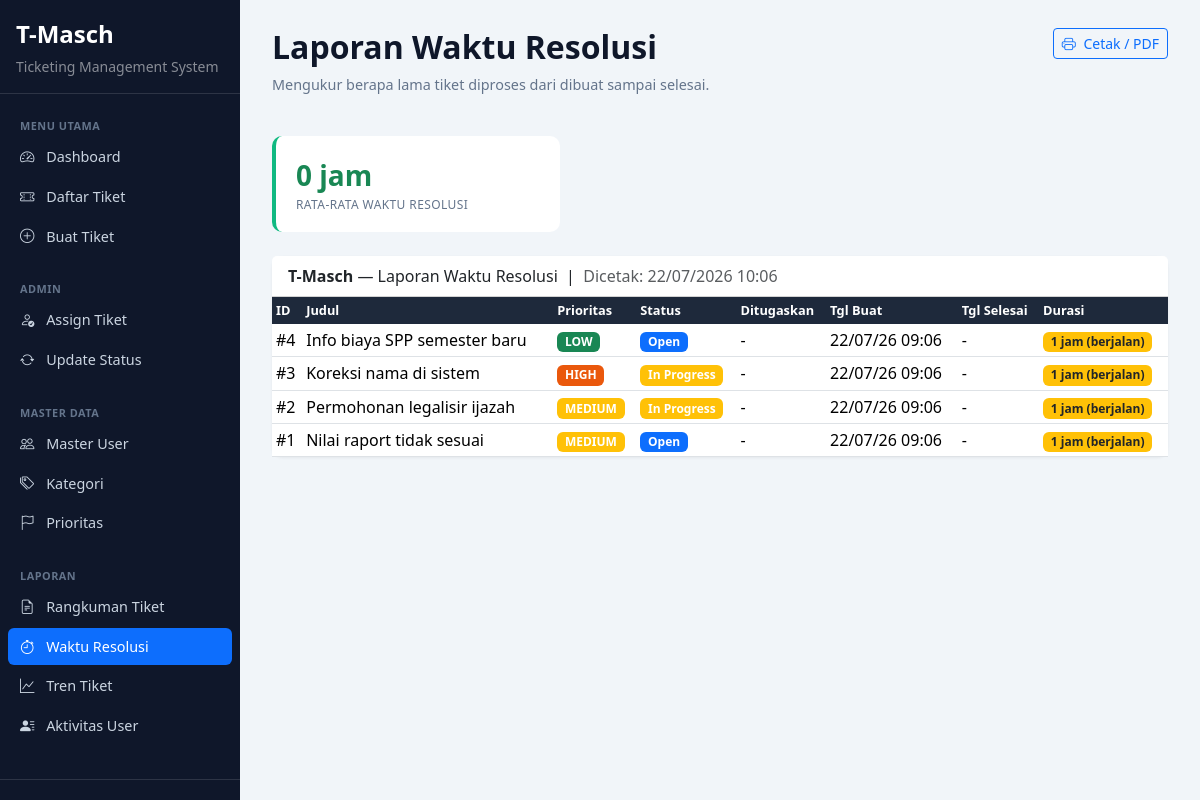
Page /reports/resolution.php (signed in) on the committed database.
### tables this page shows
CREATE TABLE IF NOT EXISTS tickets (
    id              INT PRIMARY KEY AUTO_INCREMENT,
    title           VARCHAR(200) NOT NULL,
    description     TEXT,
    category_id     INT NOT NULL,
    priority_id     INT,
    status_id       INT NOT NULL DEFAULT 1,
    created_by      INT NOT NULL,
    assigned_to     INT,
    resolution_note TEXT,
    created_at      DATETIME DEFAULT CURRENT_TIMESTAMP,
    resolved_at     DATETIME NULL,
    FOREIGN KEY (category_id) REFERENCES categories(id),
    FOREIGN KEY (priority_id) REFERENCES priorities(id),
    FOREIGN KEY (status_id)   REFERENCES statuses(id),
    FOREIGN KEY (created_by)  REFERENCES users(id),
    FOREIGN KEY (assigned_to) REFERENCES users(id)
);

CREATE TABLE IF NOT EXISTS priorities (
    id   INT PRIMARY KEY AUTO_INCREMENT,
    name VARCHAR(20) NOT NULL
);

CREATE TABLE IF NOT EXISTS statuses (
    id   INT PRIMARY KEY AUTO_INCREMENT,
    name VARCHAR(20) NOT NULL
);

### reports/resolution.php (the view, shortened to what this page needs)
<?php
require_once __DIR__ . '/../includes/auth.php';
require_once __DIR__ . '/../config/db.php';
$sql = "SELECT t.id, t.title, p.name AS prioritas, s.name AS status,
               COALESCE(ab.full_name,'-') AS ditugaskan,
               t.created_at, t.resolved_at,
               TIMESTAMPDIFF(HOUR, t.created_at, COALESCE(t.resolved_at, NOW())) AS jam_berjalan
        FROM tickets t
        LEFT JOIN priorities p ON t.priority_id = p.id
        JOIN statuses s ON t.status_id = s.id
        LEFT JOIN users ab ON t.assigned_to = ab.id
        ORDER BY t.id DESC";
$tickets = $conn->query($sql);
$avgRes = $conn->query(
    "SELECT AVG(TIMESTAMPDIFF(HOUR, created_at, resolved_at)) avg_hours
     FROM tickets WHERE resolved_at IS NOT NULL"
)->fetch_assoc()['avg_hours'];
$avgRes = $avgRes !== null ? round($avgRes, 1) : 0;
require_once __DIR__ . '/../includes/header.php';
?>
<div class="page-header d-flex justify-content-between align-items-start no-print">
    <div>
        <h2>Laporan Waktu Resolusi</h2>
        <p>Mengukur berapa lama tiket diproses dari dibuat sampai selesai.</p>
    </div>
    <button onclick="window.print()" class="btn btn-sm btn-outline-primary">
        <i class="bi bi-printer me-1"></i> Cetak / PDF
    </button>
</div>
<div class="row g-3 mb-4 no-print">
    <div class="col-md-4">
        <div class="kpi-card" style="border-left-color:#10b981">
            <div class="kpi-value text-success"><?= $avgRes ?> jam</div>
            <div class="kpi-label">Rata-rata Waktu Resolusi</div>
        </div>
    </div>
</div>
<div class="card">
    <div class="card-header bg-white">
        <strong>T-Masch</strong> — Laporan Waktu Resolusi &nbsp;|&nbsp;
        <span class="text-muted">Dicetak: <?= date('d/m/Y H:i') ?></span>
    </div>
    <div class="table-responsive">
        <table class="table table-sm table-hover mb-0 align-middle">
            <thead>
                <tr>
                    <th>ID</th><th>Judul</th><th>Prioritas</th><th>Status</th>
                    <th>Ditugaskan</th><th>Tgl Buat</th><th>Tgl Selesai</th><th>Durasi</th>
                </tr>
            </thead>
            <tbody>
                <?php while ($t = $tickets->fetch_assoc()): ?>
                <tr>
                    <td>#<?= $t['id'] ?></td>
                    <td><?= h($t['title']) ?></td>
                    <td><?= $t['prioritas'] ? priorityBadge($t['prioritas']) : '-' ?></td>
                    <td><?= statusBadge($t['status']) ?></td>
                    <td><?= h($t['ditugaskan']) ?></td>
                    <td><?= date('d/m/y H:i', strtotime($t['created_at'])) ?></td>
                    <td><?= $t['resolved_at'] ? date('d/m/y H:i', strtotime($t['resolved_at'])) : '-' ?></td>
                    <td>
                        <?php if ($t['status'] === 'Closed'): ?>
                            <span class="badge bg-success"><?= $t['jam_berjalan'] ?> jam</span>
                        <?php else: ?>
                            <span class="badge bg-warning text-dark"><?= $t['jam_berjalan'] ?> jam (berjalan)</span>
                        <?php endif; ?>
                    </td>
                </tr>
                <?php endwhile; ?>
            </tbody>
        </table>
    </div>
</div>
<?php require_once __DIR__ . '/../includes/footer.php'; ?>

### includes/auth.php (shortened to what this page needs)
<?php
function h($str)
{
    return htmlspecialchars($str ?? '', ENT_QUOTES, 'UTF-8');
}
function statusBadge($statusName)
{
    $map = [
        'Open'        => 'primary',
        'In Progress' => 'warning',
        'Closed'      => 'secondary',
    ];
    $color = $map[$statusName] ?? 'secondary';
    return '<span class="badge bg-' . $color . '">' . h($statusName) . '</span>';
}
function priorityBadge($priorityName)
{
    $map = [
        'LOW'      => 'success',
        'MEDIUM'   => 'warning',
        'HIGH'     => 'orange',
        'CRITICAL' => 'danger',
    ];
    $color = $map[$priorityName] ?? 'secondary';
    if ($color === 'orange') {
        return '<span class="badge" style="background:#ea580c">' . h($priorityName) . '</span>';
    }
    return '<span class="badge bg-' . $color . '">' . h($priorityName) . '</span>';
}

### assets/css/style.css (style rules this page uses)
body { background-color: #f1f5f9; font-family: 'Segoe UI', system-ui, sans-serif; }
.card { border: none; border-radius: 10px; box-shadow: 0 1px 3px rgba(0,0,0,0.06); }
.kpi-card { border-radius: 10px; border-left: 4px solid #2563eb; background: #fff; padding: 18px 20px; }
.kpi-card .kpi-value { font-size: 28px; font-weight: 700; }
.kpi-card .kpi-label { font-size: 12px; color: #64748b; text-transform: uppercase; letter-spacing: 0.4px; }
.table thead th { background-color: #1e293b; color: #fff; font-size: 0.8rem; font-weight: 600; border: none; white-space: nowrap; }
.page-header { margin-bottom: 24px; }
.page-header h2 { font-weight: 700; color: #0f172a; }
.page-header p { color: #64748b; font-size: 0.9rem; }

### rows in the picture
tickets: id "4", title "Info biaya SPP semester baru", priority.name "LOW", status.name "Open", ditugaskan "-", created_at "22/07/26 09:06", jam_berjalan "1"
tickets: id "3", title "Koreksi nama di sistem", priority.name "HIGH", status.name "In Progress", ditugaskan "-", created_at "22/07/26 09:06", jam_berjalan "1"
tickets: id "2", title "Permohonan legalisir ijazah", priority.name "MEDIUM", status.name "In Progress", ditugaskan "-", created_at "22/07/26 09:06", jam_berjalan "1"
tickets: id "1", title "Nilai raport tidak sesuai", priority.name "MEDIUM", status.name "Open", ditugaskan "-", created_at "22/07/26 09:06", jam_berjalan "1"

### other values in the picture
$avgRes "0"
